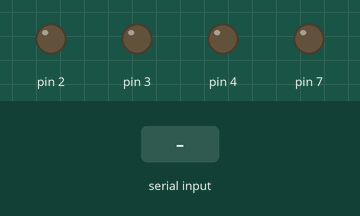
This sketch was run on a simulated Arduino Uno, built with avr-gcc and run on an emulated ATmega328P. Parts: output pins drawn as LEDs (lit = HIGH). The test bench sets the inputs (shaded band).

Above: at 1.2 s.
1.3 s: "1" received over Serial
At 1.8 s:
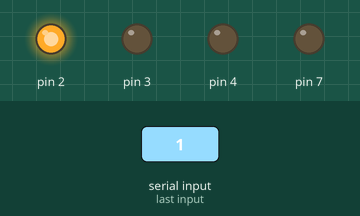
2.8 s: "2" received over Serial
At 4.0 s:
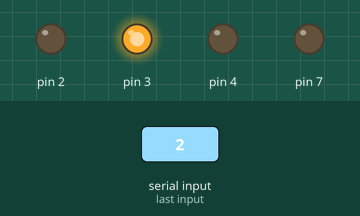
4.3 s: "0" received over Serial
At 5.3 s:
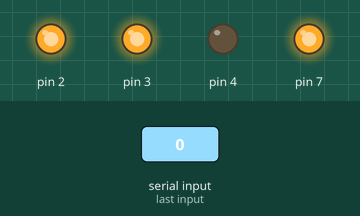
5.8 s: "3" received over Serial
At 6.4 s:
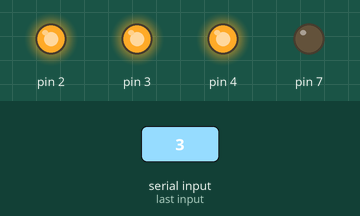
7.3 s: "1" received over Serial
At 7.6 s:
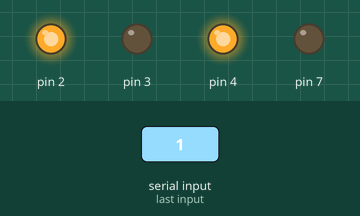
8.8 s: "2" received over Serial
At 9.9 s:
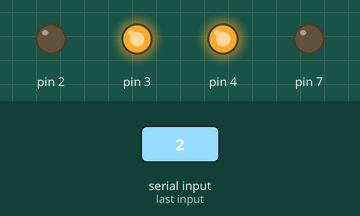
Timing chart, 0 to 11.3 s (numbered marks = the images above; inputs shaded):
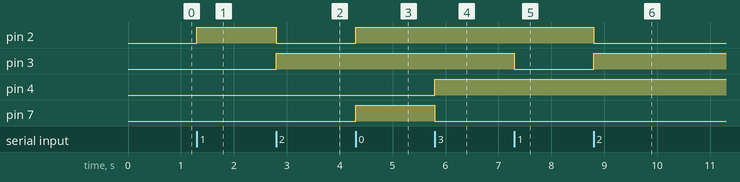

Measured:
- after the input at 1.3 s, pin 2: LOW → HIGH at once
- after the input at 2.8 s, pin 2: HIGH → LOW at once; pin 3: LOW → HIGH at once
- after the input at 4.3 s, pin 2, pin 7: LOW → HIGH at once
- after the input at 5.8 s, pin 4: LOW → HIGH at once; pin 7: HIGH → LOW at once
- after the input at 7.3 s, pin 3: HIGH → LOW at once
- after the input at 8.8 s, pin 2: HIGH → LOW at once; pin 3: LOW → HIGH at once

The sketch:

arduino_and.ino
```cpp
int data;

void setup() {
  Serial.begin(9600);
  pinMode(2, OUTPUT);
  pinMode(3, OUTPUT);
  pinMode(4, OUTPUT);
  pinMode(7, OUTPUT);
}

void loop() {
  if (Serial.available()) {
    data = Serial.read();
  }

  if (data == '1') {
    digitalWrite(2, HIGH);
    digitalWrite(3, LOW);

  } else if (data == '2') {
    digitalWrite(2, LOW);
    digitalWrite(3, HIGH);

  } else if (data == '0') {
    digitalWrite(2, HIGH);
    digitalWrite(3, HIGH);
    digitalWrite(4, LOW);
    digitalWrite(7, HIGH);

  }
  else if (data == '3') {
    digitalWrite(2, HIGH);
    digitalWrite(3, HIGH);
    digitalWrite(4, HIGH);
    digitalWrite(7, LOW);
  }
}
```
